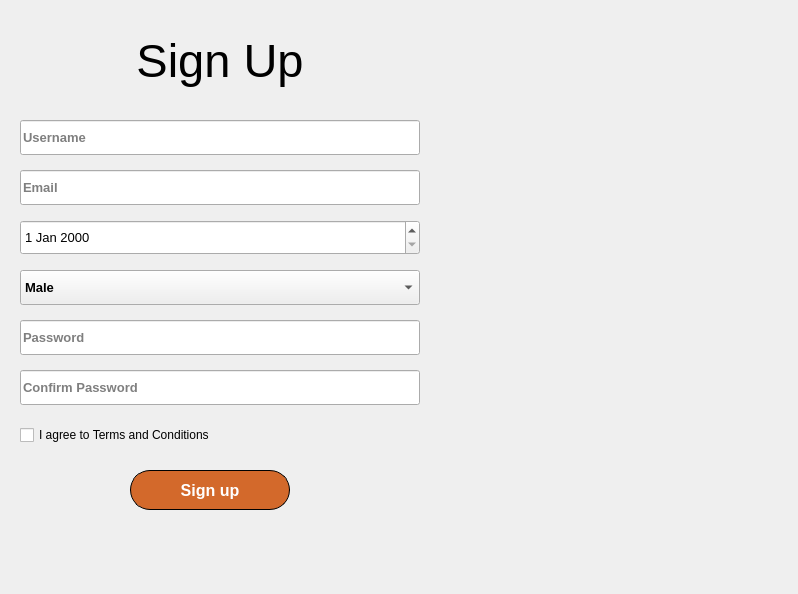
<?xml version="1.0" encoding="UTF-8"?>
<ui version="4.0">
 <class>MainWindow</class>
 <widget class="QMainWindow" name="MainWindow">
  <property name="geometry">
   <rect>
    <x>0</x>
    <y>0</y>
    <width>798</width>
    <height>594</height>
   </rect>
  </property>
  <property name="windowTitle">
   <string>MainWindow</string>
  </property>
  <widget class="QWidget" name="centralwidget">
   <widget class="QLabel" name="label">
    <property name="geometry">
     <rect>
      <x>20</x>
      <y>20</y>
      <width>400</width>
      <height>80</height>
     </rect>
    </property>
    <property name="font">
     <font>
      <pointsize>35</pointsize>
     </font>
    </property>
    <property name="text">
     <string>Sign Up</string>
    </property>
    <property name="alignment">
     <set>Qt::AlignCenter</set>
    </property>
   </widget>
   <widget class="QLineEdit" name="lineEdit_username">
    <property name="geometry">
     <rect>
      <x>20</x>
      <y>120</y>
      <width>400</width>
      <height>35</height>
     </rect>
    </property>
    <property name="font">
     <font>
      <pointsize>10</pointsize>
      <weight>75</weight>
      <bold>true</bold>
     </font>
    </property>
    <property name="placeholderText">
     <string>Username</string>
    </property>
   </widget>
   <widget class="QLineEdit" name="lineEdit_email">
    <property name="geometry">
     <rect>
      <x>20</x>
      <y>170</y>
      <width>400</width>
      <height>35</height>
     </rect>
    </property>
    <property name="font">
     <font>
      <pointsize>10</pointsize>
      <weight>75</weight>
      <bold>true</bold>
     </font>
    </property>
    <property name="placeholderText">
     <string>Email</string>
    </property>
   </widget>
   <widget class="QDateEdit" name="dateEdit">
    <property name="geometry">
     <rect>
      <x>20</x>
      <y>220</y>
      <width>400</width>
      <height>35</height>
     </rect>
    </property>
    <property name="font">
     <font>
      <pointsize>10</pointsize>
     </font>
    </property>
   </widget>
   <widget class="QComboBox" name="comboBox">
    <property name="geometry">
     <rect>
      <x>20</x>
      <y>270</y>
      <width>400</width>
      <height>35</height>
     </rect>
    </property>
    <property name="font">
     <font>
      <pointsize>10</pointsize>
      <weight>75</weight>
      <bold>true</bold>
     </font>
    </property>
    <item>
     <property name="text">
      <string>Male</string>
     </property>
    </item>
    <item>
     <property name="text">
      <string>Female</string>
     </property>
    </item>
    <item>
     <property name="text">
      <string>Others</string>
     </property>
    </item>
   </widget>
   <widget class="QLineEdit" name="lineEdit_password">
    <property name="geometry">
     <rect>
      <x>20</x>
      <y>320</y>
      <width>400</width>
      <height>35</height>
     </rect>
    </property>
    <property name="font">
     <font>
      <pointsize>10</pointsize>
      <weight>75</weight>
      <bold>true</bold>
     </font>
    </property>
    <property name="echoMode">
     <enum>QLineEdit::Password</enum>
    </property>
    <property name="placeholderText">
     <string>Password</string>
    </property>
   </widget>
   <widget class="QLineEdit" name="lineEdit_confirm">
    <property name="geometry">
     <rect>
      <x>20</x>
      <y>370</y>
      <width>400</width>
      <height>35</height>
     </rect>
    </property>
    <property name="font">
     <font>
      <pointsize>10</pointsize>
      <weight>75</weight>
      <bold>true</bold>
     </font>
    </property>
    <property name="echoMode">
     <enum>QLineEdit::Password</enum>
    </property>
    <property name="placeholderText">
     <string>Confirm Password</string>
    </property>
   </widget>
   <widget class="QCheckBox" name="checkBox">
    <property name="geometry">
     <rect>
      <x>20</x>
      <y>420</y>
      <width>400</width>
      <height>30</height>
     </rect>
    </property>
    <property name="font">
     <font>
      <pointsize>9</pointsize>
     </font>
    </property>
    <property name="text">
     <string>I agree to Terms and Conditions</string>
    </property>
   </widget>
   <widget class="QPushButton" name="pushButton_signup">
    <property name="geometry">
     <rect>
      <x>130</x>
      <y>470</y>
      <width>160</width>
      <height>40</height>
     </rect>
    </property>
    <property name="font">
     <font>
      <pointsize>12</pointsize>
      <weight>75</weight>
      <bold>true</bold>
     </font>
    </property>
    <property name="styleSheet">
     <string notr="true">/* Màu nền */
background-color: rgb(211, 105, 43);

/* Màu chữ */
color: white;

/* Độ cong của viền */
border-radius: 20px;

/* Viền: kích thước - Kiểu - Màu */
border: 1px solid black;</string>
    </property>
    <property name="text">
     <string>Sign up</string>
    </property>
   </widget>
   <widget class="QLabel" name="label_2">
    <property name="geometry">
     <rect>
      <x>450</x>
      <y>120</y>
      <width>321</width>
      <height>281</height>
     </rect>
    </property>
    <property name="text">
     <string/>
    </property>
    <property name="pixmap">
     <pixmap>images/mindx.jpeg</pixmap>
    </property>
    <property name="scaledContents">
     <bool>true</bool>
    </property>
   </widget>
  </widget>
 </widget>
 <resources/>
 <connections/>
</ui>
